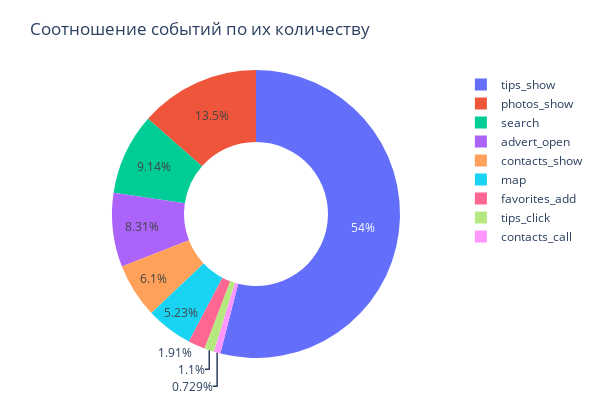

The code cell stored with this chart in its notebook:
### Code cell
values = mobile_dataset['event_name'].value_counts()
labels = mobile_dataset['event_name'].value_counts().index

fig = go.Figure()
fig = go.Figure(data=[go.Pie(labels=labels, values=values, hole=.5)], 
               layout_title_text='Соотношение событий по их количеству')

fig.update_layout(margin=dict(l=30, r=30, t=70, b=30))
fig.update_layout(width=600, height=400)
fig.show()

### Figure 1 — Plotly figure (JSON) as saved in the notebook; plotly's stock layout.template omitted (floating-point values rounded to 4 significant figures)
{"data": [{"hole": 0.5, "labels": ["tips_show", "photos_show", "search", "advert_open", "contacts_show", "map", "favorites_add", "tips_click", "contacts_call"], "type": "pie", "values": [40055, 10012, 6784, 6164, 4529, 3881, 1417, 814, 541]}], "layout": {"height": 400, "margin": {"b": 30, "l": 30, "r": 30, "t": 70}, "title": {"text": "Соотношение событий по их количеству"}, "width": 600}}
